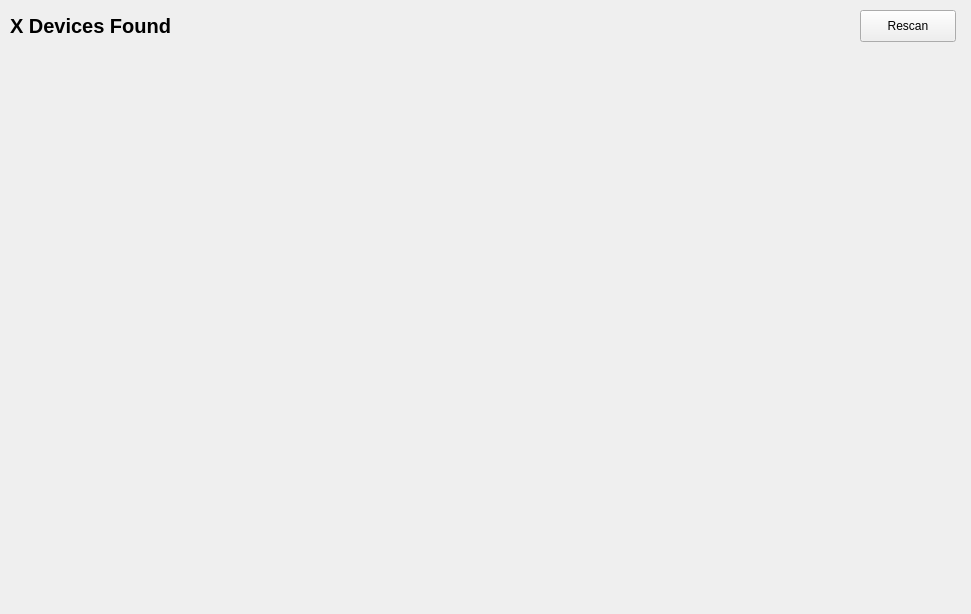
<?xml version="1.0" encoding="UTF-8"?>
<ui version="4.0">
 <class>MainWindow</class>
 <widget class="QMainWindow" name="MainWindow">
  <property name="geometry">
   <rect>
    <x>0</x>
    <y>0</y>
    <width>971</width>
    <height>614</height>
   </rect>
  </property>
  <property name="sizePolicy">
   <sizepolicy hsizetype="Fixed" vsizetype="Fixed">
    <horstretch>0</horstretch>
    <verstretch>0</verstretch>
   </sizepolicy>
  </property>
  <property name="windowTitle">
   <string>MainWindow</string>
  </property>
  <widget class="QWidget" name="centralwidget">
   <widget class="QWidget" name="verticalLayoutWidget">
    <property name="geometry">
     <rect>
      <x>10</x>
      <y>50</y>
      <width>951</width>
      <height>561</height>
     </rect>
    </property>
    <layout class="QVBoxLayout" name="mainLayout"/>
   </widget>
   <widget class="QPushButton" name="rescan_btn">
    <property name="geometry">
     <rect>
      <x>860</x>
      <y>10</y>
      <width>96</width>
      <height>32</height>
     </rect>
    </property>
    <property name="text">
     <string>Rescan</string>
    </property>
   </widget>
   <widget class="QLabel" name="dev_status_label">
    <property name="geometry">
     <rect>
      <x>10</x>
      <y>10</y>
      <width>411</width>
      <height>31</height>
     </rect>
    </property>
    <property name="font">
     <font>
      <pointsize>15</pointsize>
      <bold>true</bold>
     </font>
    </property>
    <property name="text">
     <string>X Devices Found</string>
    </property>
   </widget>
  </widget>
 </widget>
 <resources/>
 <connections/>
</ui>
